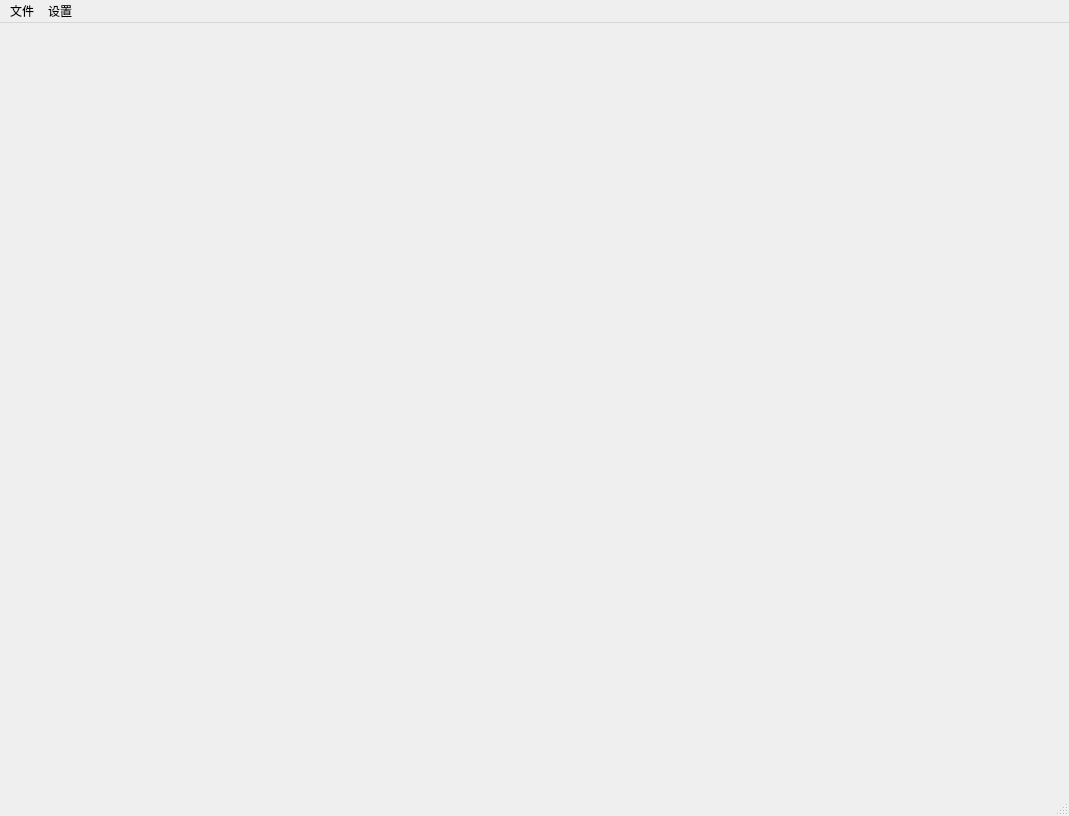
<?xml version="1.0" encoding="UTF-8"?>
<ui version="4.0">
 <class>GDWeaponDatabase</class>
 <widget class="QMainWindow" name="GDWeaponDatabase">
  <property name="geometry">
   <rect>
    <x>0</x>
    <y>0</y>
    <width>1069</width>
    <height>816</height>
   </rect>
  </property>
  <property name="windowTitle">
   <string>MainWindow</string>
  </property>
  <widget class="QWidget" name="centralwidget">
   <layout class="QVBoxLayout" name="verticalLayout">
    <item>
     <layout class="QHBoxLayout" name="horizontalLayout" stretch="1,4">
      <item>
       <layout class="QVBoxLayout" name="verticalLayout_2">
        <property name="leftMargin">
         <number>0</number>
        </property>
        <property name="topMargin">
         <number>0</number>
        </property>
        <property name="rightMargin">
         <number>0</number>
        </property>
        <property name="bottomMargin">
         <number>0</number>
        </property>
       </layout>
      </item>
      <item>
       <layout class="QVBoxLayout" name="verticalLayout_3"/>
      </item>
     </layout>
    </item>
   </layout>
  </widget>
  <widget class="QStatusBar" name="statusbar"/>
  <widget class="QMenuBar" name="menuBar">
   <property name="geometry">
    <rect>
     <x>0</x>
     <y>0</y>
     <width>1069</width>
     <height>18</height>
    </rect>
   </property>
   <widget class="QMenu" name="menuFile">
    <property name="title">
     <string>文件</string>
    </property>
   </widget>
   <widget class="QMenu" name="menuSet">
    <property name="title">
     <string>设置</string>
    </property>
   </widget>
   <addaction name="menuFile"/>
   <addaction name="menuSet"/>
  </widget>
  <action name="actNewPro">
   <property name="text">
    <string>创建项目</string>
   </property>
   <property name="menuRole">
    <enum>QAction::MenuRole::NoRole</enum>
   </property>
  </action>
  <action name="actOpenPro">
   <property name="text">
    <string>打开项目</string>
   </property>
   <property name="toolTip">
    <string>打开项目</string>
   </property>
   <property name="menuRole">
    <enum>QAction::MenuRole::NoRole</enum>
   </property>
  </action>
  <action name="actSetMusic">
   <property name="text">
    <string>背景音乐</string>
   </property>
   <property name="menuRole">
    <enum>QAction::MenuRole::NoRole</enum>
   </property>
  </action>
 </widget>
 <resources/>
 <connections/>
</ui>
